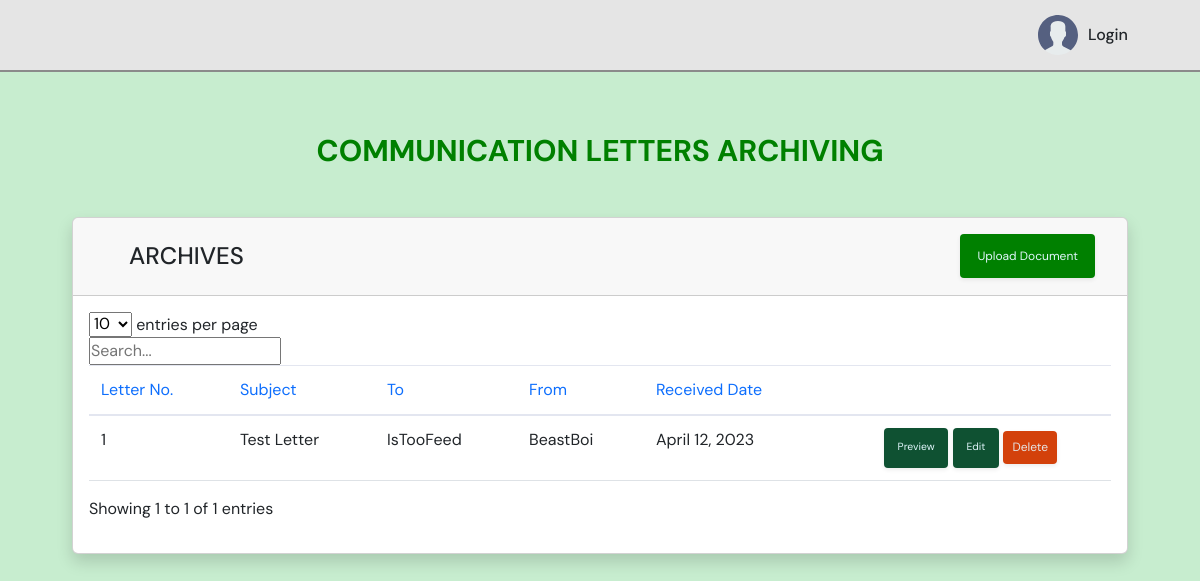
Screenshot of /comm-letters/ with the database file from the repository.
### home/models.py (models this page shows, shortened)
class CommLetter(models.Model):
    letter_no = models.CharField(max_length=10, primary_key=True)
    letter_file = models.FileField(null=True, blank=True)
    letter_subject = models.CharField(max_length=255, null=True, blank=True)
    letter_to = models.CharField(max_length=100, null=True, blank=True)
    letter_from = models.CharField(max_length=100, null=True, blank=True)
    letter_received_by = models.CharField(max_length=100, null=True, blank=True)
    letter_received_date = models.DateField(null=True, blank=True)
    letter_noted_by = models.CharField(max_length=100, null=True, blank=True)
    letter_recom_approval = models.CharField(max_length=100, null=True, blank=True)
    letter_approved_by = models.CharField(max_length=100, null=True, blank=True)
    created_at = models.DateTimeField(auto_now_add=True)
    created_by = models.CharField(max_length=100, null=True, blank=True)
    modified_at = models.DateTimeField(auto_now=True)
    modified_by = models.CharField(max_length=100, null=True, blank=True)
    class Meta:
        ordering = ['-created_at']

### home/views.py (the view)
# urls.py: path('comm-letters/', views.comm_letters, name="comm-letters"),
def comm_letters(request):
    letters = CommLetter.objects.all()
    context = {
        'navbar': 'letters',
        'letters': letters
    }
    return render(request, 'home/comm_letters.html', context)

### templates/home/comm_letters.html (shortened to what this page needs)
{% extends 'index.html' %}
{% load static %}
{% block css %}
<link rel="stylesheet" href="{% static 'css/datatables.css' %}" />
{% endblock css %}
{% block content %}
<main>
	<div class="container">
		<h2 class="head-text">COMMUNICATION LETTERS ARCHIVING</h2>
		<div class="card shadow mb-4 mt-5">
			<div class="dashboard-header card-header py-3 d-flex flex-row align-items-center justify-content-between">
				<h4 class="font-weight-bold archives">Archives</h4>
				<a href="{% url 'add-letter' %}" class="add-docs d-none d-sm-inline-block btn btn-sm shadow-sm"> Upload Document </a>
			</div>
			<div class="card-body">
				<div class="table-responsive">
					<table class="table datatable" width="100%" cellspacing="0">
						<thead>
							<tr>
								<th>Letter No.</th>
								<th>Subject</th>
								<th>To</th>
								<th>From</th>
								<th>Received Date</th>
								<th></th>
							</tr>
						</thead>
						<tbody>
							{% for letter in letters %}
							<tr>
								<td>{{letter.letter_no}}</td>
								<td>{{letter.letter_subject}}</td>
								<td>{{letter.letter_to}}</td>
								<td>{{letter.letter_from}}</td>
								<td>{{letter.letter_received_date}}</td>
								<td class="text-center">
									<span class="pop dl-docs d-none d-sm-inline-block btn btn-sm shadow-sm"> Preview </span>
									<a href="{% url 'edit-letter' letter.letter_no %}" class="dl-docs d-none d-sm-inline-block btn btn-sm shadow-sm"> Edit </a>
									<a href="{% url 'delete-letter' letter.letter_no %}" class="del-docs d-none d-sm-inline-block btn btn-sm shadow-sm"> Delete </a>
								</td>
							</tr>
							{% endfor %}
						</tbody>
					</table>
				</div>
			</div>
		</div>
	</div>
</main>
 {% endblock content %}

### static/css/style.css (style rules this page uses)
:root { --clr-primary-400: hsl(228, 39%, 23%); --clr-white-500: #e1f6fb; --clr-white: #e5e5e5; --clr-gray: #8b8b8b; --clr-dark-gray: hwb(0 26% 74%); --clr-green-100: #75cb98; --clr-green-200: #5dd693; --clr-green-300: #66b366; --clr-green-400: #00b300; --clr-green-500: #198d19; --clr-green-600: #008000; --clr-green-700: #0f5132; }
*, *::before, *::after { box-sizing: border-box; }
* { margin: 0; padding: 0; font: inherit; }
html, body { position: relative; min-height: 100vh; }
body { font-family: "DM Sans", -apple-system, BlinkMacSystemFont, "Segoe UI", Roboto, Oxygen, Ubuntu, Cantarell, "Open Sans", "Helvetica Neue", sans-serif; text-rendering: optimizeSpeed; line-height: 1.5; background-color: #94dda485; }
a { text-decoration: none; }
main { padding-bottom: 370px; }
.container { padding-inline: 12px; }
.head-text { margin-top: 8.3rem; text-align: center; font-size: 30px; font-weight: 700; color: var(--clr-green-600); }
.archives { padding: 0.5rem 0 0 2.5rem; text-transform: uppercase; }
.add-docs { font-size: 0.75rem; color: var(--clr-white-500); background-color: var(--clr-green-600); padding: 0.75rem 1rem; margin-right: 1rem; }
.dl-docs { font-size: 0.65rem; line-height: 1.2; color: var(--clr-white-500); background-color: var(--clr-green-700); padding: 0.8rem; }
.del-docs { font-size: 0.75rem; line-height: 1.2; color: var(--clr-white); background-color: #d3410b; padding: 0.5rem; }
table { border-collapse: collapse; }
.table { width: 100%; margin-bottom: 1rem; color: #858796; }
.table th, .table td { padding: 0.75rem; vertical-align: top; border-top: 1px solid #e3e6f0; }
.table thead th { vertical-align: bottom; border-bottom: 2px solid #e3e6f0; }
.table-responsive { display: block; width: 100%; overflow-x: auto; -webkit-overflow-scrolling: touch; }
@media (min-width: 575px) { .container { max-width: 570px; width: 100%; margin-inline: auto; } }
@media (min-width: 768px) { :root { --fs-2: 6rem; --fs-3: 5.5rem; } }
@media (min-width: 768px) { .container { max-width: 720px; } }
@media (min-width: 992px) { :root { --fs-3: 7rem; } }
@media (min-width: 992px) { .container { max-width: 150rem; width: 90%; margin: auto; } }
@media (min-width: 1200px) { .container { max-width: 150rem; width: 90%; margin: auto; } }

### rows the page displays
CommLetter: letter_no "1", letter_subject "Test Letter", letter_to "IsTooFeed", letter_from "BeastBoi", letter_received_date "April 12, 2023"
